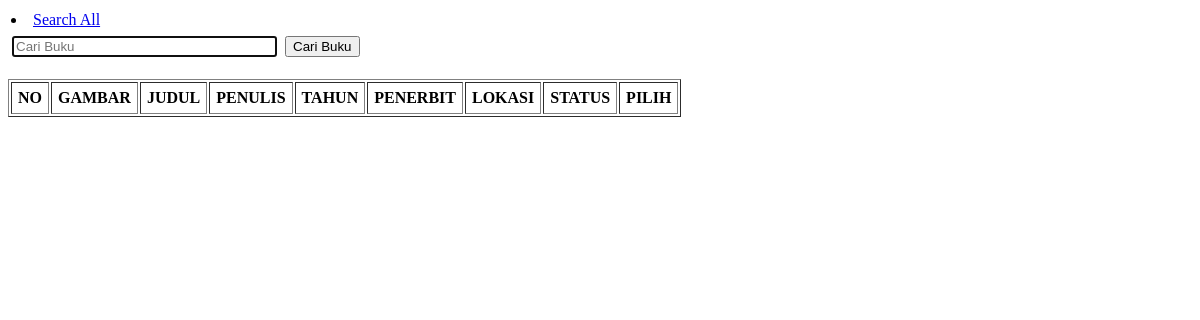
Page /read.php?moling=MOLING-1 on the earlier database version.
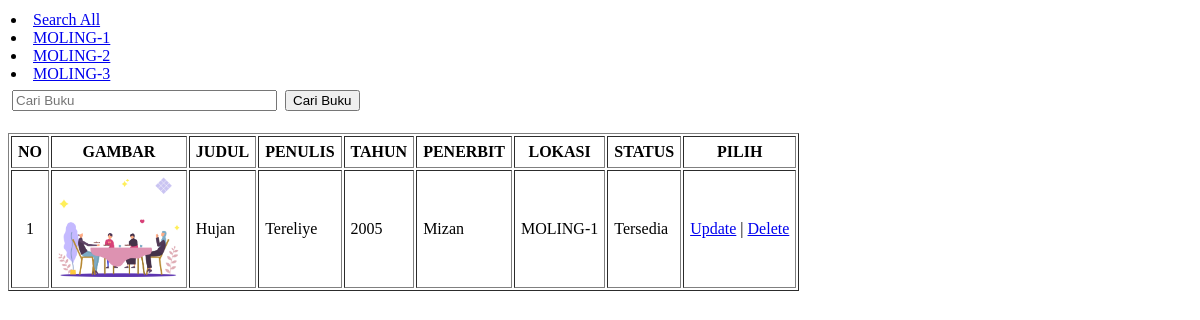
Same page on the later database version.
### tables this page shows
CREATE TABLE `buku` (
  `id` int(11) NOT NULL,
  `judul` varchar(100) DEFAULT NULL,
  `penulis` varchar(50) DEFAULT NULL,
  `tahun` varchar(10) DEFAULT NULL,
  `penerbit` varchar(80) DEFAULT NULL,
  `lokasi` varchar(100) DEFAULT NULL,
  `status` varchar(20) DEFAULT NULL,
  `cover` varchar(100) DEFAULT NULL
);

### function.php (called while the page is built, shortened)
<?php
$conn = mysqli_connect("localhost", "root", "", "sahabat_literasi");
function query($query)
{
   global $conn;
   $result = mysqli_query($conn, $query);
   $record = [];
   while ($data = mysqli_fetch_assoc($result)) {
      $record[] = $data;
   }
   return $record;
}

### read.php (the view, shortened to what this page needs)
<?php
require "function.php";
global $conn;
$buku = query("SELECT * FROM buku;");
$moling_select = query("SELECT * FROM buku;");
if (isset($_GET["moling"])) {
   $lokasi = $_GET['moling'];
   $moling = query("SELECT * FROM buku WHERE lokasi = '$lokasi'");
} else {
   echo mysqli_error($conn);
}
?>
<!DOCTYPE html>
<html lang="en">
<head>
</head>
<body>
   <form action="" method="post">
      <table border="0 px">
         <tr>
            <td>
               <li><a href="read.php">Search All</a></li>
               <?php foreach ($moling_select as $data) : ?>
                  <li><a href="read.php?moling=<?= $data['lokasi']; ?>"><?= $data['lokasi'] ?></a></li>
               <?php endforeach; ?>
            </td>
         </tr>
      </table>
   </form>
   <form action="" method="post">
      <table border="0px" cellspacing="0px" cellpadding="4px">
         <tr>
            <td><input type="text" name="search" size="30px" autofocus placeholder="Cari Buku" autocomplete="off" id="search"></td>
            <td>
               <button type="submit" name="submitcari" id="submitcari">Cari Buku</button>
            </td>
         </tr>
      </table>
      <br>
   </form>
   <table border="1px" cellpadding="6px">
      <tr>
         <th>NO</th>
         <th>GAMBAR</th>
         <th>JUDUL</th>
         <th>PENULIS</th>
         <th>TAHUN</th>
         <th>PENERBIT</th>
         <th>LOKASI</th>
         <th>STATUS</th>
         <th>PILIH</th>
      </tr>
      <?php if (isset($_GET['moling'])) : ?>
         <?php $i = 1;
         foreach ($moling as $bk) : ?>
            <tr>
               <td align="center"><?= $i ?></td>
               <td align="center"><img width="auto" height="100px" src="images/<?= $bk["judul"]; ?>/<?= $bk["cover"] ?>" alt="<?= $bk["cover"] ?>"></td>
               <td><?= $bk["judul"]; ?></td>
               <td><?= $bk["penulis"]; ?></td>
               <td><?= $bk["tahun"]; ?></td>
               <td><?= $bk["penerbit"]; ?></td>
               <td><?= $bk["lokasi"]; ?></td>
               <td><?= $bk["status"]; ?></td>
               <td>
                  <a href="update.php?id=<?= $bk["id"]; ?>">Update</a> |
                  <a href="delete.php?id=<?= $bk["id"]; ?>" onclick="return confirm('yakin dihapus?');">Delete</a>
               </td>
            </tr>
         <?php $i++;
         endforeach ?>
      <?php endif ?>
   </table>
</body>
</html>

Differences in the rows shown:
added buku: lokasi "MOLING-1", judul+cover (picture), judul "Hujan", penulis "Tereliye", tahun "2005", penerbit "Mizan", status "Tersedia"
added buku: lokasi "MOLING-2"
added buku: lokasi "MOLING-3"
